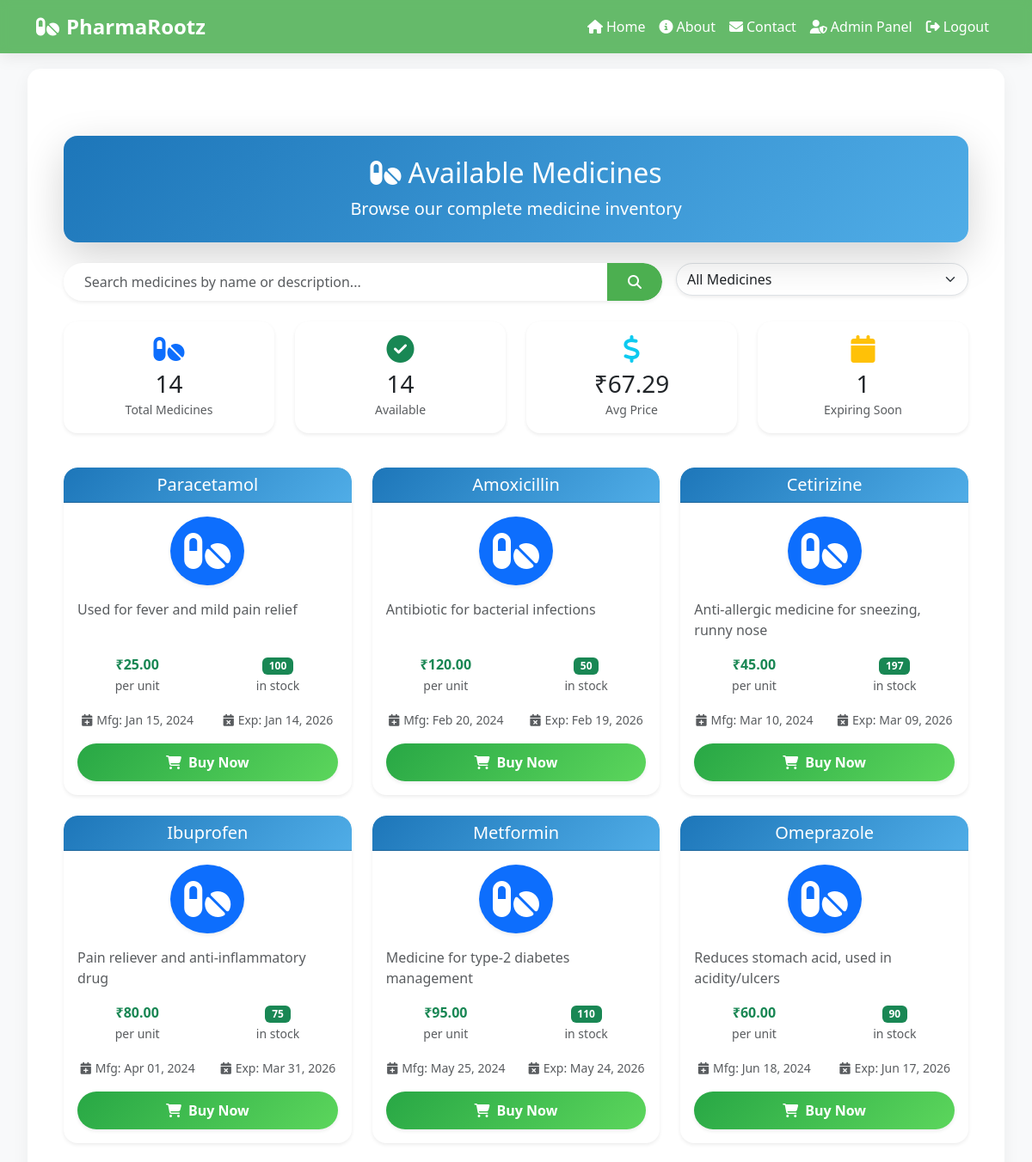
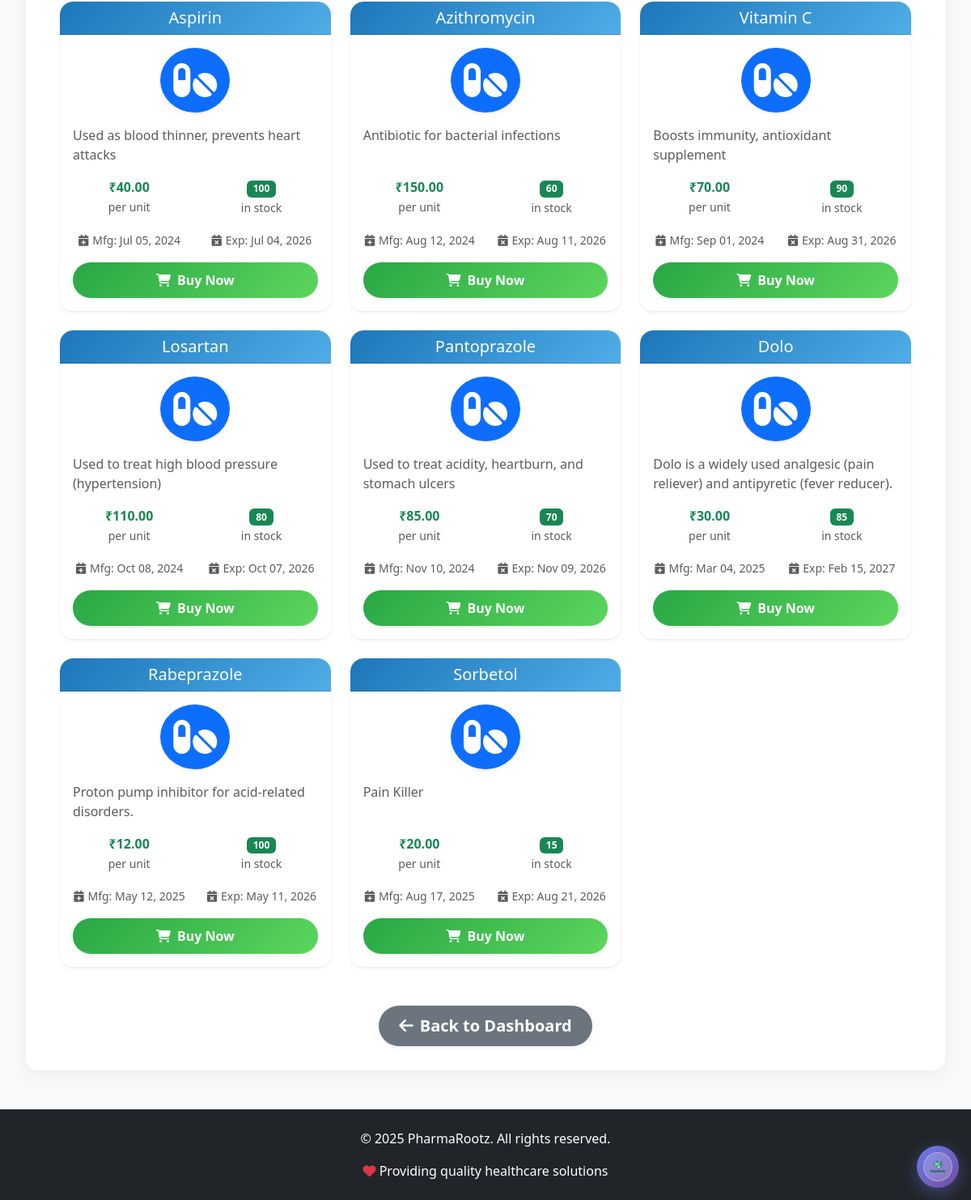
/customer/show-medicines/ (signed in), run on the app's committed database (2 pictures, top to bottom).
### pharmacy_app/models.py (models this page shows, shortened)
class Medicine(models.Model):
    m_name = models.CharField(max_length=100, unique=True)
    m_price = models.DecimalField(max_digits=10, decimal_places=2)
    m_quantity = models.IntegerField()
    m_mdate = models.DateField()
    m_edate = models.DateField()
    m_descr = models.TextField()
    composition = models.TextField(blank=True, default="")
    is_generic = models.BooleanField(default=False)
    indications = models.TextField(blank=True, default="")
    created_at = models.DateTimeField(auto_now_add=True)

### pharmacy_app/views.py (the view)
# urls.py: path('customer/show-medicines/', views.show_medicines, name='show_medicines'),
@login_required
def show_medicines(request):
    medicines = Medicine.objects.filter(m_quantity__gt=0)
    return render(request, 'pharmacy_app/show_medicines.html', {'medicines': medicines, 'user_type': request.session.get('user_type')})

### pharmacy_app/views.py (called while the page is built)
def login_required(view_func):
    @wraps(view_func)
    def wrapper(request, *args, **kwargs):
        if 'customer_id' in request.session or 'admin_id' in request.session:
            return view_func(request, *args, **kwargs)
        else:
            messages.error(request, 'Please login to access this page.')
            return redirect('home')
    return wrapper

### templates/pharmacy_app/show_medicines.html (shortened to what this page needs)
{% extends 'base.html' %}
{% block content %}
<div class="container mt-5">
    <div class="row mb-4">
        <div class="col-12">
            <div class="card text-white shadow-lg rounded-4" style="background: linear-gradient(135deg, #1d76b9, #50ade7);">
                <div class="card-body text-center py-4">
                    <h2 class="card-title">
                        <i class="fas fa-pills me-2"></i>Available Medicines
                    </h2>
                    <p class="card-text fs-5">Browse our complete medicine inventory</p>
                </div>
            </div>
        </div>
    </div>
    <div class="row mb-4 g-3">
        <div class="col-md-8">
            <div class="input-group shadow-sm rounded-pill overflow-hidden">
                <input type="text" id="searchInput" class="form-control border-0 px-4" placeholder="Search medicines by name or description...">
                <button class="btn btn-primary px-4" type="button"><i class="fas fa-search"></i></button>
            </div>
        </div>
        <div class="col-md-4">
            <select id="filterSelect" class="form-select shadow-sm rounded-pill">
                <option value="">All Medicines</option>
            </select>
        </div>
    </div>
    <div class="row mb-4">
        <div class="col-md-3 mb-3">
            <div class="card shadow-sm text-center rounded-4 border-0">
                <div class="card-body">
                    <i class="fas fa-pills fa-2x text-primary mb-2"></i>
                    <h3 class="mb-0">{{ medicines.count }}</h3>
                    <small class="text-muted">Total Medicines</small>
                </div>
            </div>
        </div>
        <div class="col-md-3 mb-3">
            <div class="card shadow-sm text-center rounded-4 border-0">
                <div class="card-body">
                    <i class="fas fa-check-circle fa-2x text-success mb-2"></i>
                    <h3 class="mb-0" id="availableCount">{{ medicines.count }}</h3>
                    <small class="text-muted">Available</small>
                </div>
            </div>
        </div>
        <div class="col-md-3 mb-3">
            <div class="card shadow-sm text-center rounded-4 border-0">
                <div class="card-body">
                    <i class="fas fa-dollar-sign fa-2x text-info mb-2"></i>
                    <h3 class="mb-0" id="avgPrice">₹0</h3>
                    <small class="text-muted">Avg Price</small>
                </div>
            </div>
        </div>
        <div class="col-md-3 mb-3">
            <div class="card shadow-sm text-center rounded-4 border-0">
                <div class="card-body">
                    <i class="fas fa-calendar fa-2x text-warning mb-2"></i>
                    <h3 class="mb-0" id="expiringCount">0</h3>
                    <small class="text-muted">Expiring Soon</small>
                </div>
            </div>
        </div>
    </div>
    <div class="row" id="medicinesGrid">
        {% for medicine in medicines %}
        <div class="col-lg-4 col-md-6 mb-4 medicine-item"
             data-name="{{ medicine.m_name|lower }}"
             data-description="{{ medicine.m_descr|lower }}"
             data-price="{{ medicine.m_price }}"
             data-quantity="{{ medicine.m_quantity }}"
             data-expiry="{{ medicine.m_edate|date:'Y-m-d' }}">
            <div class="card h-100 medicine-card shadow-sm rounded-4 border-0">
                <div class="card-header text-center bg-gradient-primary text-white rounded-top-4">
                    <h5 class="mb-0">{{ medicine.m_name }}</h5>
                </div>
                <div class="card-body d-flex flex-column">
                    <div class="text-center mb-3">
                        <i class="fas fa-pills fa-3x text-white bg-primary rounded-circle p-3 shadow-sm"></i>
                    </div>
                    <p class="card-text flex-grow-1 text-muted">{{ medicine.m_descr|truncatechars:120 }}</p>
                    <div class="row text-center mb-3">
                        <div class="col-6">
                            <strong class="text-success">₹{{ medicine.m_price }}</strong><br>
                            <small class="text-muted">per unit</small>
                        </div>
                        <div class="col-6">
                            {% if medicine.m_quantity == 0 %}
                                <span class="badge bg-danger">Out of Stock</span>
                            {% elif medicine.m_quantity < 10 %}
                                <span class="badge bg-warning text-dark">{{ medicine.m_quantity }}</span>
                            {% else %}
                                <span class="badge bg-success">{{ medicine.m_quantity }}</span>
                            {% endif %}
                            <br><small class="text-muted">in stock</small>
                        </div>
                    </div>
                    <div class="row text-center mb-3">
                        <div class="col-6">
                            <small class="text-muted">
                                <i class="fas fa-calendar-plus me-1"></i>Mfg: {{ medicine.m_mdate|date:"M d, Y" }}
                            </small>
                        </div>
                        <div class="col-6">
                            <small class="text-muted">
                                <i class="fas fa-calendar-times me-1"></i>Exp: {{ medicine.m_edate|date:"M d, Y" }}
                            </small>
                        </div>
                    </div>
                    <div class="mt-auto">
                        {% if medicine.m_quantity > 0 %}
                            <a href="{% url 'buy_medicine' %}" class="btn btn-gradient-primary w-100 text-white shadow-sm">
                                <i class="fas fa-shopping-cart me-2"></i>Buy Now
                            </a>
                        {% else %}
                            <button class="btn btn-secondary w-100" disabled>
                                <i class="fas fa-times me-2"></i>Out of Stock
                            </button>
                        {% endif %}
                    </div>
                </div>
            </div>
        </div>
        {% endfor %}
    </div>
    <div class="row mt-4">
        <div class="col-12 text-center">
            <a href="{% url 'customer_dashboard' %}" class="btn btn-secondary btn-lg shadow-sm">
                <i class="fas fa-arrow-left me-2"></i>Back to Dashboard
            </a>
        </div>
    </div>
</div>
{% endblock %}

### templates/base.html (style rules this page uses)
:root { --primary-color: #4CAF50; --secondary-color: #5BC0DE; --accent-color: #FF6B6B; --success-color: #27ae60; --warning-color: #f39c12; --light-bg: #f8f9fa; }
body { font-family: 'Poppins', 'Segoe UI', Tahoma, Geneva, Verdana, sans-serif; background: var(--light-bg); min-height: 100vh; }
.card { border: none; border-radius: 15px; box-shadow: 0 8px 20px rgba(0, 0, 0, 0.06); transition: all 0.3s ease; overflow: hidden; }
.btn { border-radius: 25px; padding: 10px 25px; font-weight: 600; transition: all 0.3s ease; border: none; }
.btn-primary { background: var(--primary-color); }
.form-control { border-radius: 10px; border: 2px solid #e0e0e0; transition: all 0.3s ease; }

### templates/pharmacy_app/show_medicines.html (style rules this page uses)
.medicine-card { transition: transform 0.3s, box-shadow 0.3s; }
.bg-gradient-primary { background: linear-gradient(135deg, #1d76b9, #50ade7) !important; }
.btn-gradient-primary { background: linear-gradient(135deg, #28a745, #5cd65c); border: none; }

### data on the page
Medicine: m_name "Paracetamol", m_descr "Used for fever and mild pain relief", m_price "25.00", m_quantity "100", m_mdate "Jan 15, 2024", m_edate "Jan 14, 2026", shows "Buy Now"
Medicine: m_name "Amoxicillin", m_descr "Antibiotic for bacterial infections", m_price "120.00", m_quantity "50", m_mdate "Feb 20, 2024", m_edate "Feb 19, 2026", shows "Buy Now"
Medicine: m_name "Cetirizine", m_descr "Anti-allergic medicine for sneezing, runny nose", m_price "45.00", m_quantity "197", m_mdate "Mar 10, 2024", m_edate "Mar 09, 2026", shows "Buy Now"
Medicine: m_name "Ibuprofen", m_descr "Pain reliever and anti-inflammatory drug", m_price "80.00", m_quantity "75", m_mdate "Apr 01, 2024", m_edate "Mar 31, 2026", shows "Buy Now"
Medicine: m_name "Metformin", m_descr "Medicine for type-2 diabetes management", m_price "95.00", m_quantity "110", m_mdate "May 25, 2024", m_edate "May 24, 2026", shows "Buy Now"
Medicine: m_name "Omeprazole", m_descr "Reduces stomach acid, used in acidity/ulcers", m_price "60.00", m_quantity "90", m_mdate "Jun 18, 2024", m_edate "Jun 17, 2026", shows "Buy Now"
Medicine: m_name "Aspirin", m_descr "Used as blood thinner, prevents heart attacks", m_price "40.00", m_quantity "100", m_mdate "Jul 05, 2024", m_edate "Jul 04, 2026", shows "Buy Now"
Medicine: m_name "Azithromycin", m_descr "Antibiotic for bacterial infections", m_price "150.00", m_quantity "60", m_mdate "Aug 12, 2024", m_edate "Aug 11, 2026", shows "Buy Now"
Medicine: m_name "Vitamin C", m_descr "Boosts immunity, antioxidant supplement", m_price "70.00", m_quantity "90", m_mdate "Sep 01, 2024", m_edate "Aug 31, 2026", shows "Buy Now"
Medicine: m_name "Losartan", m_descr "Used to treat high blood pressure (hypertension)", m_price "110.00", m_quantity "80", m_mdate "Oct 08, 2024", m_edate "Oct 07, 2026", shows "Buy Now"
Medicine: m_name "Pantoprazole", m_descr "Used to treat acidity, heartburn, and stomach ulcers", m_price "85.00", m_quantity "70", m_mdate "Nov 10, 2024", m_edate "Nov 09, 2026", shows "Buy Now"
Medicine: m_name "Dolo", m_descr "Dolo is a widely used analgesic (pain reliever) and antipyretic (fever reducer).", m_price "30.00", m_quantity "85", m_mdate "Mar 04, 2025", m_edate "Feb 15, 2027", shows "Buy Now"
Medicine: m_name "Rabeprazole", m_descr "Proton pump inhibitor for acid-related disorders.", m_price "12.00", m_quantity "100", m_mdate "May 12, 2025", m_edate "May 11, 2026", shows "Buy Now"
Medicine: m_name "Sorbetol", m_descr "Pain Killer", m_price "20.00", m_quantity "15", m_mdate "Aug 17, 2025", m_edate "Aug 21, 2026", shows "Buy Now"

### other printed values
{{ medicines.count }} "14"
